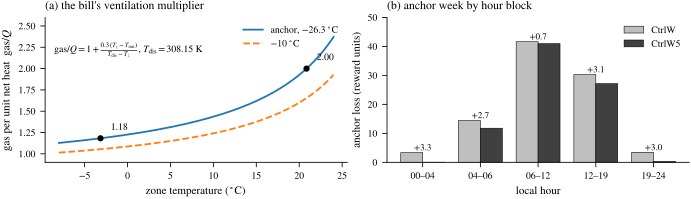

Write the Python code that produced this figure.
"""Figure: the ventilation multiplier of the heating bill, and where CtrlW5's
12.8 units come from.

(a) gas billed per unit of net zone heat, from the plant's own air-side law
    gas/Q = 1 + 0.3 (T_zone - T_out) / (T_dis - T_zcl)  at the mandatory 30 %
    outside-air floor and the 308.15 K discharge cap -- the line that makes a
    cold building cheaper to heat per delivered watt.  The two operating points
    are the ones the text quotes (2.00 at 294 K, 1.18 at 270 K, anchor ambient).
(b) the anchor's weekly loss (reward units) by hour block, CtrlW vs CtrlW5.

Every number in (b) is from docs/control_gap.md §2 ("By hour", each run's own
by_hour); (a) is the closed-form law with the anchor's mean outside temperature
(-26.3 C, i.e. 246.85 K) and one warmer ambient for scale.

Run:  python3 paper/figures/multiplier.py
"""

from __future__ import annotations

from pathlib import Path

import matplotlib

matplotlib.use("Agg")
import matplotlib.pyplot as plt
import numpy as np

plt.rcParams.update(
    {
        "font.family": "serif",
        "font.serif": ["STIXGeneral", "DejaVu Serif"],
        "mathtext.fontset": "stix",
        "font.size": 8,
        "axes.labelsize": 8,
        "axes.titlesize": 8.5,
        "xtick.labelsize": 7,
        "ytick.labelsize": 7,
        "legend.fontsize": 7,
        "axes.linewidth": 0.6,
        "xtick.major.width": 0.6,
        "ytick.major.width": 0.6,
        "axes.spines.top": False,
        "axes.spines.right": False,
        "pdf.fonttype": 42,
        "savefig.bbox": "tight",
        "savefig.pad_inches": 0.01,
    }
)

HERE = Path(__file__).resolve().parent
OUT = HERE / "multiplier.pdf"

T_DIS = 308.15  # K, the discharge cap (35 C)
KELVIN = 273.15


def multiplier(t_zone_k: float, t_out_k: float) -> float:
    """gas per unit of net zone heat; 30 % outside air, discharge at the cap."""
    return 1.0 + 0.3 * (t_zone_k - t_out_k) / (T_DIS - t_zone_k)


def main() -> None:
    fig, (ax, bx) = plt.subplots(1, 2, figsize=(7.0, 2.1))

    # ---- (a) the law -----------------------------------------------------
    tz_c = np.linspace(-8.0, 24.0, 400)
    tz_k = tz_c + KELVIN
    for t_out_c, style, label in [
        (-26.3, "-", "anchor, $-26.3\\,^\\circ$C"),
        (-10.0, "--", "$-10\\,^\\circ$C"),
    ]:
        ax.plot(tz_c, multiplier(tz_k, t_out_c + KELVIN), style, lw=1.3, label=label)

    for t_op_c, txt, dy in [(20.85, "2.00", 0.10), (-3.15, "1.18", 0.10)]:
        ax.plot([t_op_c], [multiplier(t_op_c + KELVIN, 246.85)], "o", ms=3.5, color="k")
        ax.annotate(
            f"{txt}",
            xy=(t_op_c, multiplier(t_op_c + KELVIN, 246.85)),
            xytext=(t_op_c + 1.2, multiplier(t_op_c + KELVIN, 246.85) + dy),
            fontsize=7,
        )

    ax.set_xlabel("zone temperature ($^\\circ$C)")
    ax.set_ylabel("gas per unit net heat  $\\mathrm{gas}/Q$")
    ax.set_title("(a) the bill's ventilation multiplier", loc="left")
    ax.set_ylim(0.9, 2.6)
    ax.legend(frameon=False, loc="upper right")
    ax.text(
        0.03,
        0.76,
        "$\\mathrm{gas}/Q=1+\\frac{0.3\\,(T_z-T_\\mathrm{out})}{T_\\mathrm{dis}-T_z}$,"
        " $T_\\mathrm{dis}=308.15$ K",
        transform=ax.transAxes,
        fontsize=7,
    )

    # ---- (b) where the release's units come from -------------------------
    # src: docs/control_gap.md §2 "By hour" (results/cg_ctrlw_anchor, cg_w5_final by_hour)
    blocks = ["00\u201304", "04\u201306", "06\u201312", "12\u201319", "19\u201324"]
    ctrlw = [-3.365, -14.450, -41.626, -30.291, -3.390]
    ctrlw5 = [-0.030, -11.778, -40.968, -27.177, -0.351]

    x = np.arange(len(blocks))
    w = 0.38
    bx.bar(x - w / 2, np.abs(ctrlw), w, label="CtrlW", color="0.75", edgecolor="k", lw=0.4)
    bx.bar(x + w / 2, np.abs(ctrlw5), w, label="CtrlW5", color="0.25", edgecolor="k", lw=0.4)
    for i, (a, b) in enumerate(zip(ctrlw, ctrlw5)):
        gain = abs(a) - abs(b)
        bx.text(i, max(abs(a), abs(b)) + 0.8, f"{gain:+.1f}", ha="center", fontsize=6.5)
    bx.set_xticks(x)
    bx.set_xticklabels(blocks)
    bx.set_xlabel("local hour")
    bx.set_ylabel("anchor loss (reward units)")
    bx.set_title("(b) anchor week by hour block", loc="left")
    bx.set_ylim(0, 50)
    bx.legend(frameon=False, loc="upper right")

    fig.tight_layout(pad=0.4)
    fig.savefig(OUT)
    print("wrote", OUT)


if __name__ == "__main__":
    main()
